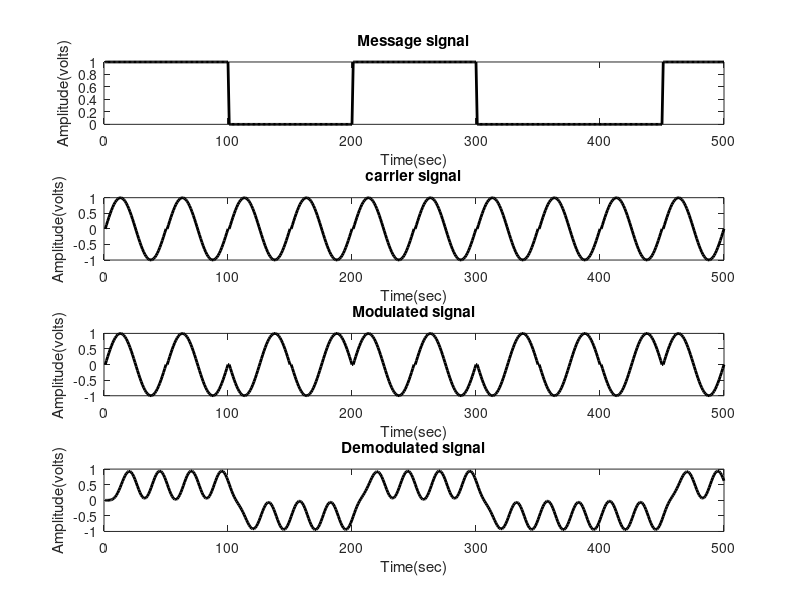
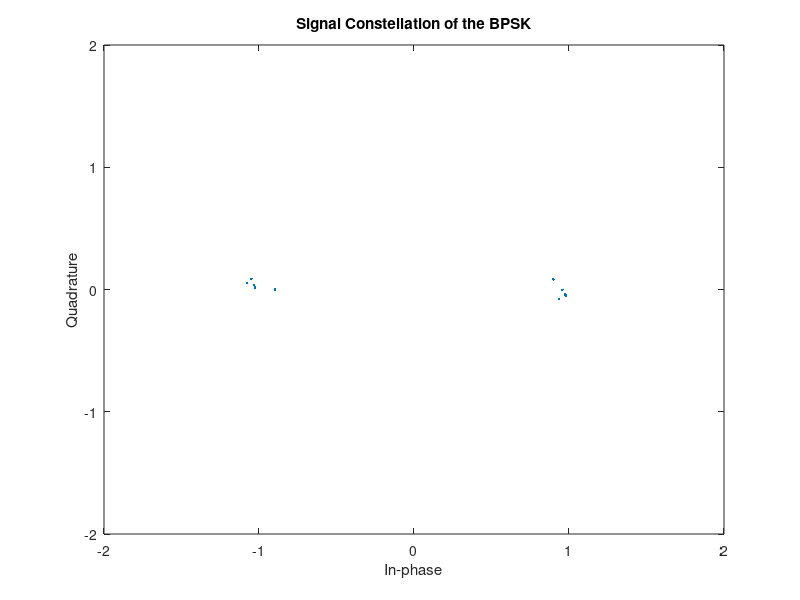
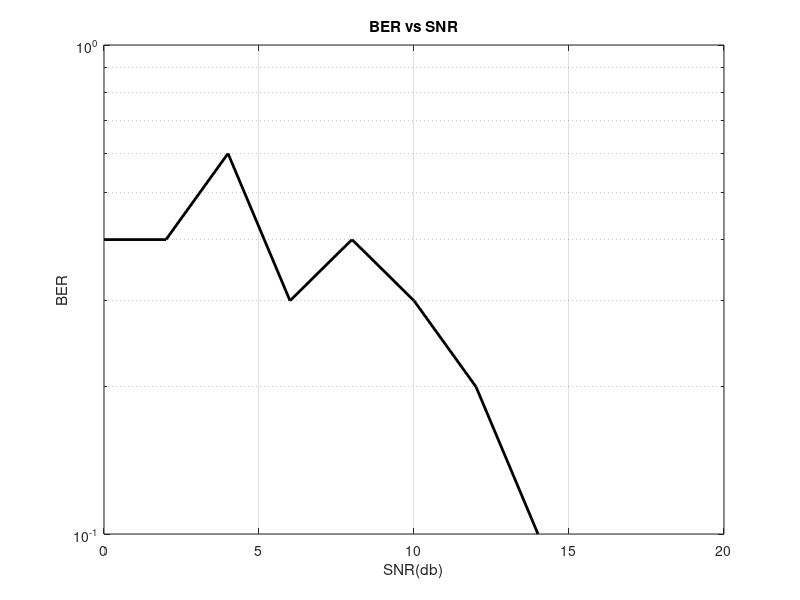
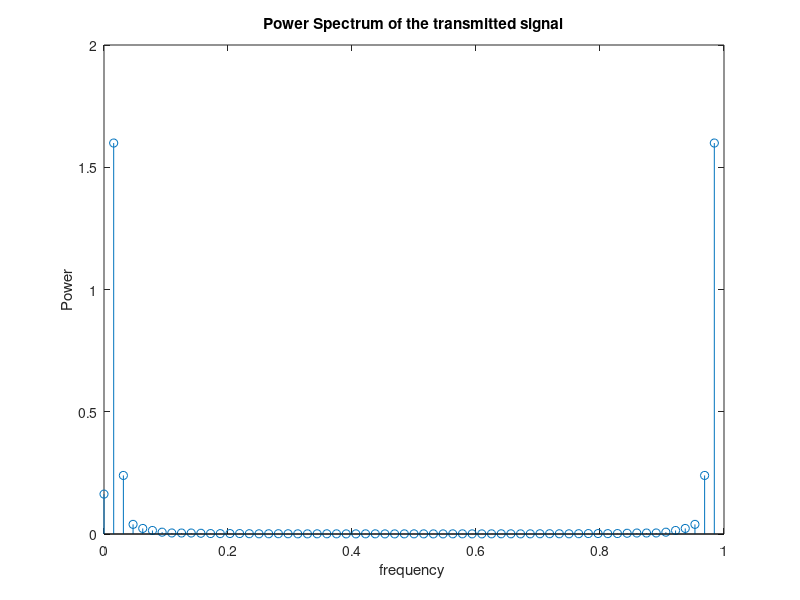

These charts were generated, in order, by the following MATLAB code:
clc;
close all;
clear all;

%Loading the required packages.
pkg load communications;
pkg load signal;

%Generating the random input bit sequence.
x=randint(1,10);
in = x; % Used for BER Calculations
ps= x;

%carrier frequency 
fc=2;
t=linspace(0,1/fc,50);

%Amplitude of the carrier signal.
a=1;

%The Carrier Signal.
carrierfreq=a*sin(2*pi*fc*t);

modulated=[];

carrier=[];

binary=[];

%Modulation of carrier signal with respect to the carrier signal.
for i=1:length(x)

modulated=[modulated (2*x(i)-1).*carrierfreq];

carrier=[carrier carrierfreq];

binary=[binary x(i)*ones(1,50)];

end

%Ploting of the input sequence with Unipolar NRZ line coding.
subplot(4,1,1);

plot(binary,'k','linewidth',2);

xlabel('Time(sec)');

ylabel('Amplitude(volts)');

title('Message signal');

%Ploting of Carrier Signal.
subplot(4,1,2);

plot(carrier,'k','linewidth',2);

xlabel('Time(sec)');

ylabel('Amplitude(volts)');

title('carrier signal');

%Ploting of Modulated Signal.
subplot(4,1,3);

plot(modulated,'k','linewidth',2);
xlabel('Time(sec)');
ylabel('Amplitude(volts)');
title('Modulated signal');

%Mapping the input sequence to the BPSK Condition.
for i=1:length(x)
  if x(i)==1
    map(i)=1;
  else
    map(i) = -1;
  endif
endfor

%Change snr value
snr = 20;

%passing the modulated signal to the AWGN Channel.
y = awgn(complex(modulated), snr);

%Maximum Livelyhood Decision.
out=[];
for i=2:50:length(modulated)
  if real(y(i)) > 0
    out =[out 1];
  else
    out= [out 0];
  endif
endfor
%demodulation

demodulatedsignal=modulated.*carrier;

% Cut off frequency
fa = 50; 

% Sampling rate
fs = 1000;

[b,a] = butter(3,fa/(fs/2)); % Butterworth filter 

x = filter(b,a,demodulatedsignal);

subplot(4,1,4);

plot(x,'k','linewidth',2);

xlabel('Time(sec)');

ylabel('Amplitude(volts)');

title('Demodulated signal');
%Ploting the signal constellation of the BPSK.
y = awgn(complex(map), snr);
scatterplot(y);
axis([-2 2 -2 2]);
title("Signal Constellation of the BPSK");

%Calculation of BER(Bit Error Rate).
[noise ber] = biterr(in,out);
printf("The bit Error Rate is : %d \n", ber);
printf("The total no bits predicted wrong: %d \n ", noise);
% BER vs SNR Graph ploting
total_ber = [];
for snr=0:2:20
  out=[];
  y = awgn(complex(modulated), snr);
for i=2:50:length(modulated)
  if real(y(i)) > 0
    out =[out 1];
  else
    out= [out 0];
  endif
endfor
[noise ber] = biterr(in,out);
total_ber = [total_ber ber];
endfor
snr = 0:2:20;
total_ber
figure(3);
semilogy(snr,total_ber,'k','linewidth',2);
%axis([0 20 10^-10 1]);
xlabel("SNR(db)");
ylabel("BER");
title("BER vs SNR");
hold on;
grid on;

%PSD calculation for input signal
figure(4);
l = length(modulated);
N = 64;
psd = abs(fft(modulated,N).^2/l);
stem((0:(N-1))/N, psd);
xlabel("frequency ");
ylabel("Power");
title("Power Spectrum of the transmitted signal");

%PSD calculation for output signal
figure(5);
l = length(y);
N = 64;
psd = abs(fft(y,N).^2/l);
stem((0:(N-1))/N, psd);
xlabel("frequency ");
ylabel("Power");
title("Power Spectrum of the received signal");

